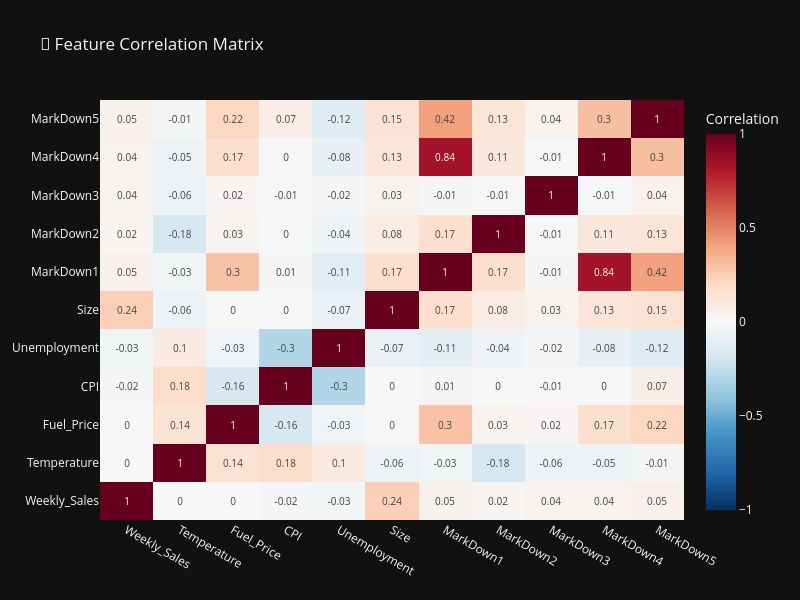

Here is the notebook cell this chart was saved with:
### Markdown cell above
### 2.6 Correlation Analysis

### Code cell
# Feature correlation heatmap
corr_features = ['Weekly_Sales', 'Temperature', 'Fuel_Price', 'CPI', 'Unemployment', 
                 'Size', 'MarkDown1', 'MarkDown2', 'MarkDown3', 'MarkDown4', 'MarkDown5']
corr_matrix = df[corr_features].corr()

fig = go.Figure(data=go.Heatmap(
    z=corr_matrix.values,
    x=corr_matrix.columns,
    y=corr_matrix.columns,
    colorscale='RdBu_r',
    zmid=0,
    text=np.round(corr_matrix.values, 2),
    texttemplate='%{text}',
    textfont={"size": 10},
    colorbar=dict(title="Correlation")
))

fig.update_layout(
    title='🔗 Feature Correlation Matrix',
    height=600,
    width=800
)

fig.show()

# Key correlations
sales_corr = corr_matrix['Weekly_Sales'].drop('Weekly_Sales').sort_values(ascending=False)
print("\n Top Correlations with Weekly Sales:")
print(sales_corr.head(5).to_string())

### Figure 1 — Plotly figure (JSON) as saved in the notebook; plotly's stock layout.template omitted (floating-point values rounded to 4 significant figures)
{"data": [{"colorbar": {"title": {"text": "Correlation"}}, "colorscale": [[0, "rgb(5,48,97)"], [0.1, "rgb(33,102,172)"], [0.2, "rgb(67,147,195)"], [0.3, "rgb(146,197,222)"], [0.4, "rgb(209,229,240)"], [0.5, "rgb(247,247,247)"], [0.6, "rgb(253,219,199)"], [0.7, "rgb(244,165,130)"], [0.8, "rgb(214,96,77)"], [0.9, "rgb(178,24,43)"], [1, "rgb(103,0,31)"]], "text": [[1.0, -0.0, -0.0, -0.02, -0.03, 0.24, 0.05, 0.02, 0.04, 0.04, 0.05], [-0.0, 1.0, 0.14, 0.18, 0.1, -0.06, -0.03, -0.18, -0.06, -0.05, -0.01], [-0.0, 0.14, 1.0, -0.16, -0.03, 0.0, 0.3, 0.03, 0.02, 0.17, 0.22], [-0.02, 0.18, -0.16, 1.0, -0.3, -0.0, 0.01, -0.0, -0.01, -0.0, 0.07], [-0.03, 0.1, -0.03, -0.3, 1.0, -0.07, -0.11, -0.04, -0.02, -0.08, -0.12], [0.24, -0.06, 0.0, -0.0, -0.07, 1.0, 0.17, 0.08, 0.03, 0.13, 0.15], [0.05, -0.03, 0.3, 0.01, -0.11, 0.17, 1.0, 0.17, -0.01, 0.84, 0.42], [0.02, -0.18, 0.03, -0.0, -0.04, 0.08, 0.17, 1.0, -0.01, 0.11, 0.13], [0.04, -0.06, 0.02, -0.01, -0.02, 0.03, -0.01, -0.01, 1.0, -0.01, 0.04], [0.04, -0.05, 0.17, -0.0, -0.08, 0.13, 0.84, 0.11, -0.01, 1.0, 0.3], [0.05, -0.01, 0.22, 0.07, -0.12, 0.15, 0.42, 0.13, 0.04, 0.3, 1.0]], "textfont": {"size": 10}, "texttemplate": "%{text}", "type": "heatmap", "x": ["Weekly_Sales", "Temperature", "Fuel_Price", "CPI", "Unemployment", "Size", "MarkDown1", "MarkDown2", "MarkDown3", "MarkDown4", "MarkDown5"], "y": ["Weekly_Sales", "Temperature", "Fuel_Price", "CPI", "Unemployment", "Size", "MarkDown1", "MarkDown2", "MarkDown3", "MarkDown4", "MarkDown5"], "z": [[1.0, -0.002312, -0.0001203, -0.02092, -0.02586, 0.2438, 0.04717, 0.02072, 0.03856, 0.03747, 0.05047], [-0.002312, 1.0, 0.1439, 0.1821, 0.09673, -0.05831, -0.02642, -0.1797, -0.05603, -0.05028, -0.01475], [-0.0001203, 0.1439, 1.0, -0.1642, -0.03385, 0.003361, 0.2971, 0.02915, 0.01861, 0.1666, 0.2154], [-0.02092, 0.1821, -0.1642, 1.0, -0.3, -0.003314, 0.01091, -0.003554, -0.005839, -0.002047, 0.06791], [-0.02586, 0.09673, -0.03385, -0.3, 1.0, -0.06824, -0.1052, -0.04143, -0.01808, -0.07651, -0.1204], [0.2438, -0.05831, 0.003361, -0.003314, -0.06824, 1.0, 0.1698, 0.07837, 0.03364, 0.1273, 0.153], [0.04717, -0.02642, 0.2971, 0.01091, -0.1052, 0.1698, 1.0, 0.1749, -0.01441, 0.8389, 0.4151], [0.02072, -0.1797, 0.02915, -0.003554, -0.04143, 0.07837, 0.1749, 1.0, -0.00608, 0.1132, 0.1317], [0.03856, -0.05603, 0.01861, -0.005839, -0.01808, 0.03364, -0.01441, -0.00608, 1.0, -0.01202, 0.04247], [0.03747, -0.05028, 0.1666, -0.002047, -0.07651, 0.1273, 0.8389, 0.1132, -0.01202, 1.0, 0.3034], [0.05047, -0.01475, 0.2154, 0.06791, -0.1204, 0.153, 0.4151, 0.1317, 0.04247, 0.3034, 1.0]], "zmid": 0}], "layout": {"height": 600, "title": {"text": "🔗 Feature Correlation Matrix"}, "width": 800}}
